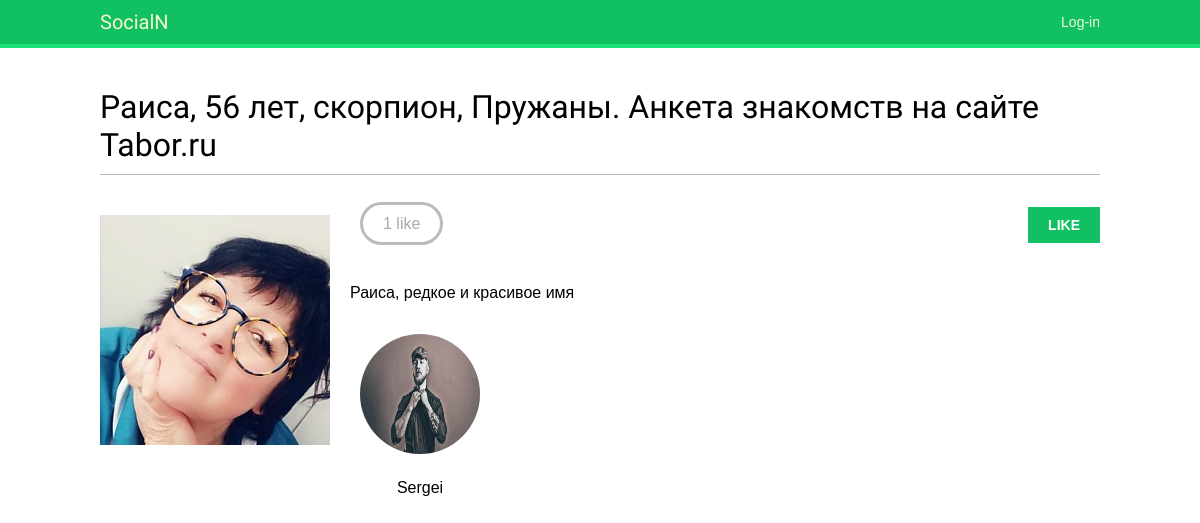
Screenshot of /images/detail/10/56-taborru/ with the database file from the repository.
### images/models.py (models this page shows, shortened)
class Image(models.Model):
    user = models.ForeignKey(
        settings.AUTH_USER_MODEL,
        related_name="images_created",
        on_delete=models.CASCADE,
    )
    title = models.CharField(max_length=200)
    slug = AutoSlugField(populate_from='title')
    url = models.URLField()
    image = models.ImageField(upload_to="images/%Y/%m/%d")
    description = models.TextField(blank=True)
    created = models.DateField(auto_now_add=True, db_index=True)
    users_like = models.ManyToManyField(
        settings.AUTH_USER_MODEL, related_name="images_liked", blank=True
    )

### account/models.py (models this page shows, shortened)
class Profile(models.Model):
    user = models.OneToOneField(settings.AUTH_USER_MODEL, on_delete=models.CASCADE)
    date_of_birth = models.DateField(blank=True, null=True)
    photo = models.ImageField(upload_to="users/%Y/%m/%d/", blank=True)

### images/views.py (the view)
# urls.py: path("detail/<int:id>/<slug:slug>/", views.image_detail, name="detail"),
def image_detail(request, id, slug):
    image = get_object_or_404(Image, id=id, slug=slug)
    return render(
        request, "images/image/detail.html", {"section": "images", "image": image}
    )

### images/templates/images/image/detail.html (shortened to what this page needs)
{% extends 'base.html' %}
{% block content %}
<h1>{{ image.title }}</h1>
{% load thumbnail %}
{% thumbnail image.image "300" as im %}
<a href="{{ image.url }}">
    <img src="{{ im.url }}" class="image-detail">
</a>
{% endthumbnail %}
{% with total_likes=image.users_like.count users_like=image.users_like.all %}
<div class="image-info">
    <div>
        <span class='count'>
            <span class="total">{{ total_likes }} </span>
            like{{ total_likes|pluralize }}
        </span>
        <a href="#" data-id="{{ image.id }}" data-action="{% if request.user in users_like %}un{% endif %}like"
            class="like button">
            {% if request.user not in users_like %}
            like
            {% else %}
            Unlike
            {% endif %}
        </a>
    </div>
    {{ image.description|linebreaks }}
</div>
<div class='image-likes'>
    {% for user in image.users_like.all %}
    <div>
        {% if user.profile.photo %}
          <img src="{{ user.profile.photo.url }}">
        {% endif %}
          <p>{{ user.first_name }}</p>
    </div>
    {% empty %}
    Nobody likes this image yet
    {% endfor %}
</div>
{% endwith %}
{% endblock %}

### account/static/css/base.css (style rules this page uses)
body { margin:0; padding:0; font-family:helvetica, sans-serif; }
p { line-height: 1.8; }
a { color:#12c064; text-decoration:none; }
h1, h2, h3, h4, h5 , h6 { font-family: 'Muli', sans-serif; font-weight:normal; }
h1 { border-bottom:1px solid #bbb; padding:0 0 10px 0; margin:10px 0 20px 0; }
input[type=submit], a.button { font-weight:bold; background:#12c064; color:#fff; padding:10px 20px; font-size:14px; text-transform:uppercase; }
.image-preview, .image-detail { max-width:300px; float:left; margin:0 20px 20px 0; }
.image-detail { margin-top:20px; }
.image-info div { padding:20px 0; overflow:auto; }
.count { color:#aaa; border:3px solid #bbb; border-radius:26px; padding:10px 20px; margin:20px 10px 0; }
a.like, a.follow { float:right; margin-top:-8px; }
.image-likes div { float:left; width:auto; padding:10px; text-align:center; }
.image-likes img { width:120px; height:120px; border-radius:50%; }

### rows the page displays
Image: title "Раиса, 56 лет, скорпион, Пружаны. Анкета знакомств на сайте Tabor.ru", description "Раиса, редкое и красивое имя"

### other values shown
{{ total_likes }} "1"
{{ user.first_name }} "Sergei"
